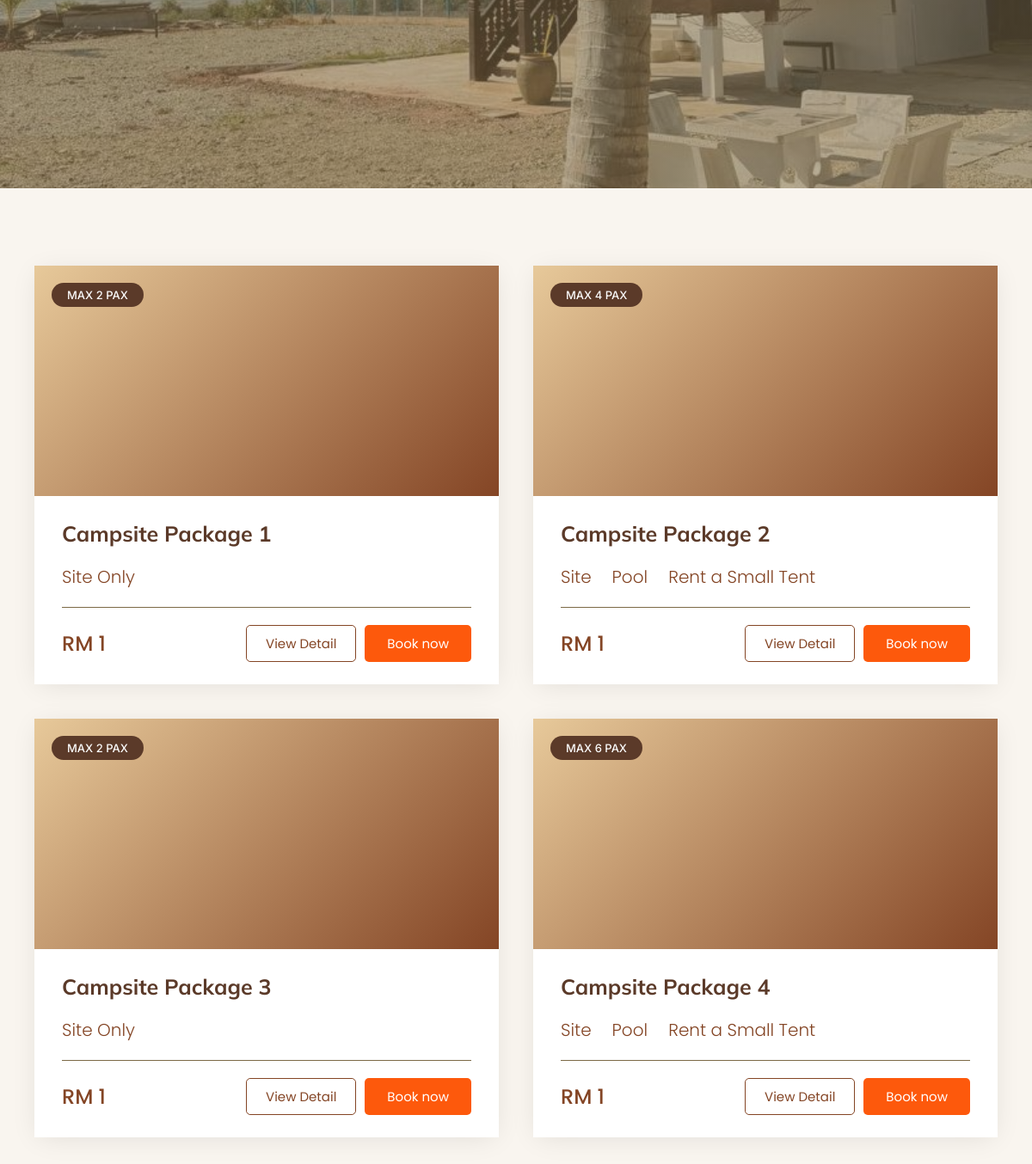
The page /customer/campsite.php (middle part) on the database as committed earlier.
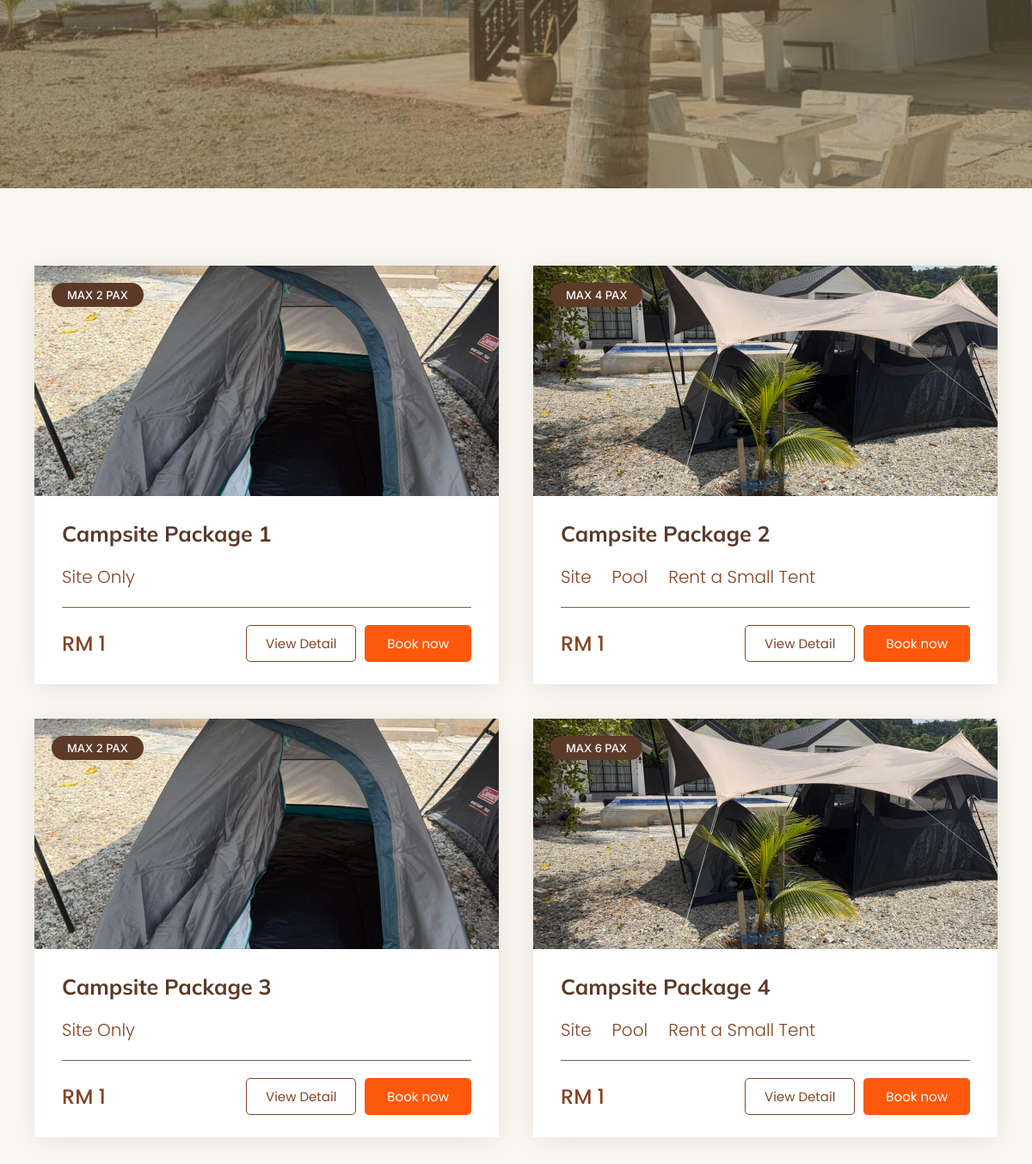
The same page on the database as committed later.
### tables this page shows
CREATE TABLE `accommodation` (
  accommodation_id   INT UNSIGNED AUTO_INCREMENT PRIMARY KEY,
  accommodation_name VARCHAR(100) NOT NULL,
  accommodation_type ENUM('Villa','Campsite') NOT NULL,
  price              DECIMAL(10,2) NOT NULL COMMENT 'weekday / base rate per night, used for all booking calculations',
  price_weekend      DECIMAL(10,2) NULL COMMENT 'display only — not applied to booking totals yet',
  price_holiday      DECIMAL(10,2) NULL COMMENT 'display only — not applied to booking totals yet',
  capacity           INT UNSIGNED NOT NULL,
  pax_label          VARCHAR(30) NULL COMMENT 'display string e.g. "4-5 PAX", falls back to "Max N guests"',
  features           TEXT NULL COMMENT 'one feature per line, e.g. "Wifi\nAircond\nSea View"',
  description        TEXT,
  status             ENUM('available','unavailable','maintenance') NOT NULL DEFAULT 'available',
  image              VARCHAR(255),
  door_code          VARCHAR(20) COMMENT 'lock box / door code shown to the guest in the check-in reminder'
);

### customer/campsite.php (called while the page is built, shortened)
<?php
require_once __DIR__ . '/../includes/db.php';
$searchCheckIn = trim((string) ($_GET['check_in'] ?? ''));
$searchCheckOut = trim((string) ($_GET['check_out'] ?? ''));
$searchGuestsRaw = trim((string) ($_GET['guests'] ?? ''));
$searchActive = $searchCheckIn !== '' || $searchCheckOut !== '' || $searchGuestsRaw !== '';
$campsites = [];
$maxCampsiteCapacity = (int) $pdo->query(
    "SELECT COALESCE(MAX(capacity), 0) FROM accommodation WHERE accommodation_type = 'Campsite' AND status = 'available'"
)->fetchColumn();
if ($searchActive) {
    $searchGuests = filter_var($searchGuestsRaw, FILTER_VALIDATE_INT);
    if ($searchGuests === false || $searchGuests < 1) {
        $searchError = 'Please enter a valid number of guests.';
    } elseif ($searchGuests > $maxCampsiteCapacity) {
        $searchError = "Sorry, our Campsite packages can't accommodate more than {$maxCampsiteCapacity} guests. Please reduce the number of guests, or try Villa instead.";
    } elseif ($searchCheckIn !== '' && $searchCheckOut !== '' && $searchCheckOut <= $searchCheckIn) {
        $searchError = 'Check-out date must be after check-in date.';
    } else {
        $useDates = $searchCheckIn !== '' && $searchCheckOut !== '';
        $matches = recommend_accommodations($pdo, [
            'guests' => $searchGuests,
            'type' => 'Campsite',
            'check_in' => $useDates ? $searchCheckIn : null,
            'check_out' => $useDates ? $searchCheckOut : null,
            'budget' => null,
        ]);
        $campsites = array_column($matches, 'accommodation');
        if (!$campsites) {
            $searchError = $useDates
                ? 'No campsite packages are available for those dates with that number of guests. Please try different dates.'
                : 'No campsite packages match that number of guests right now.';
        }
    }
} else {
    $campsites = $pdo->query(
        "SELECT * FROM accommodation WHERE accommodation_type = 'Campsite' AND status = 'available' ORDER BY accommodation_id"
    )->fetchAll();
}
$base = '../';
$pageCss = 'style/campsite.css';
require __DIR__ . '/views/campsite.view.php';

### customer/views/campsite.view.php (the view, shortened to what this page needs)
<?php include __DIR__ . '/../../includes/header.php'; ?>
  <section class="hero" id="top" style="background-image:linear-gradient(rgba(124,106,70,.55), rgba(124,106,70,.55)), url('../assets/images/beach-benches.jpg');background-size:cover;background-position:center;">
  </section>
  <section class="packages" id="packages">
    <div class="container">
      <?php
      $searchQuery = $searchActive
          ? '&check_in=' . urlencode($searchCheckIn) . '&check_out=' . urlencode($searchCheckOut) . '&guests=' . urlencode((string) ($_GET['guests'] ?? ''))
          : '';
      ?>
      <div class="package-grid">
      <?php foreach ($campsites as $campsite):
        $searchText = strtolower(($campsite['features'] ?? '') . ' ' . ($campsite['description'] ?? ''));
        $hasPool = strpos($searchText, 'pool') !== false;
        $hasTent = strpos($searchText, 'tent') !== false;
        $siteLabel = ($hasPool || $hasTent) ? 'Site' : 'Site Only';
        $mediaStyle = $campsite['image'] ? ' style="background-image:url(\'' . htmlspecialchars($campsite['image']) . '\');background-size:cover;background-position:center;"' : '';
      ?>
      <article class="package-card">
        <div class="package-media"<?= $mediaStyle ?>>
          <div class="package-badges">
            <span class="badge">MAX <?= (int) $campsite['capacity'] ?> PAX</span>
          </div>
        </div>
        <div class="package-body">
          <h3 class="package-name"><?= htmlspecialchars($campsite['accommodation_name']) ?></h3>
          <div class="package-features">
            <div class="feature"><?= $icons['site'] ?><span><?= $siteLabel ?></span></div>
            <?php if ($hasPool): ?>
              <div class="feature"><?= $icons['pool'] ?><span>Pool</span></div>
            <?php endif; ?>
            <?php if ($hasTent): ?>
              <div class="feature"><?= $icons['tent'] ?><span>Rent a Small Tent</span></div>
            <?php endif; ?>
          </div>
          <hr class="package-divider">
          <div class="package-footer">
            <span class="package-price">RM <?= number_format((float) $campsite['price'], 0) ?></span>
            <div class="package-actions">
              <a href="detail.php?id=<?= (int) $campsite['accommodation_id'] ?>" class="btn view-detail">View Detail</a>
              <a href="bookingform.php?accommodation=<?= urlencode($campsite['accommodation_name']) . $searchQuery ?>" class="btn book-now">Book now</a>
            </div>
          </div>
        </div>
      </article>
      <?php endforeach; ?>
      </div>
    </div>
  </section>
<?php include __DIR__ . '/../../includes/footer.php'; ?>

### includes/header.php (shortened to what this page needs)
<?php
$pageCss ??= '';
$pageCssHref = $pageCss;
if ($pageCss !== '') {
    $pageCssPath = dirname($_SERVER['SCRIPT_FILENAME']) . '/' . $pageCss;
    if (is_file($pageCssPath)) {
        $pageCssHref .= '?v=' . filemtime($pageCssPath);
    }
}
?>
<!DOCTYPE html>
<html lang="en">
<head>
<?php if ($pageCss): ?>
<link rel="stylesheet" href="<?= htmlspecialchars($pageCssHref) ?>">
<?php endif; ?>
</head>
<body>

### includes/footer.php (shortened to what this page needs)
<?php
$base ??= '';
$footerCssHref = 'assets/css/footer.css';
$footerCssPath = __DIR__ . '/../assets/css/footer.css';
if (is_file($footerCssPath)) {
    $footerCssHref .= '?v=' . filemtime($footerCssPath);
}
?>
  <link rel="stylesheet" href="<?= htmlspecialchars($base . $footerCssHref) ?>">
</body>
</html>

### customer/style/campsite.css (style rules this page uses)
:root { --cream: #F9F5EF; --sand-light: #FFF0D3; --brown: #5B3A29; --brown-soft: #7C6A46; --brown-price: #844525; --orange: #FE810A; --orange-deep: #FD590C; --text: #000000; }
* { box-sizing: border-box; margin:0; padding:0; }
html { scroll-behavior: smooth; }
body { background: var(--cream); color: var(--text); font-family: 'Poppins', sans-serif; overflow-x: hidden; }
a { color:inherit; text-decoration:none; }
.container { max-width: 1400px; margin: 0 auto; padding: 0 40px; }
.btn { display:inline-flex; align-items:center; justify-content:center; font-weight:500; border-radius:5px; transition: transform .15s ease, box-shadow .15s ease; }
.hero { position:relative; min-height: 700px; background: linear-gradient(rgba(124,106,70,.55), rgba(124,106,70,.55)), linear-gradient(135deg, #cfe4dd 0%, #6f9c8e 45%, #2f4d45 100%); background-size: cover; background-position: center; display:flex; flex-direction:column; align-items:center; justify-content:center; text-align:center; color:#fff; padding: 60px 20px; }
.packages { padding: 90px 0 110px; }
.package-grid { display:grid; grid-template-columns: 1fr 1fr; gap: 40px; }
.package-card { background:#fff; box-shadow: 0px 4px 30px -5px rgba(0,0,0,0.1); display:flex; flex-direction:column; transition: transform .2s ease, box-shadow .2s ease; }
.package-media { position:relative; aspect-ratio: 542/269; background: linear-gradient(135deg,#e7c99a,#844525); }
.package-badges { position:absolute; top: 20px; left: 20px; display:flex; flex-direction:column; gap: 6px; }
.badge { background: var(--brown); color: #FAFAFA; border-radius: 50px; padding: 6px 18px; font-size: 13px; font-weight: 500; font-family:'Inter', sans-serif; display:inline-flex; align-items:center; justify-content:center; white-space:nowrap; }
.package-body { padding: 28px 32px 26px; display:flex; flex-direction:column; gap: 14px; }
.package-name { font-family:'Mulish', sans-serif; font-weight:700; font-size: 25px; color: var(--brown); }
.package-features { display:flex; flex-wrap:wrap; align-items:center; gap: 24px; padding: 6px 0 2px; }
.feature { display:flex; align-items:center; gap: 8px; }
.feature span { font-family:'Poppins', sans-serif; font-weight:300; font-size: 20px; color: var(--brown-price); }
.package-divider { border:none; border-top: 1px solid var(--brown-soft); margin: 4px 0 6px; }
.package-footer { display:flex; align-items:center; justify-content:space-between; }
.package-price { font-family:'Poppins', sans-serif; font-weight:500; font-size: 24px; color: var(--brown-price); }
.package-actions { display:flex; align-items:center; gap: 10px; flex-wrap: wrap; }
.book-now { background: var(--orange-deep); color:#fff; padding: 10px 26px; font-family:'Poppins', sans-serif; font-weight:400; font-size: 15px; display:inline-flex; align-items:center; justify-content:center; }
.view-detail { background:transparent; color: var(--brown-price); border: 1px solid var(--brown-price); padding: 9px 22px; font-family:'Poppins', sans-serif; font-weight:400; font-size: 15px; display:inline-flex; align-items:center; justify-content:center; }

Rows that differ between the two databases and show on the page:
changed accommodation "Campsite Package 1": image: picture added
changed accommodation "Campsite Package 2": image: picture added
changed accommodation "Campsite Package 3": image: picture added
changed accommodation "Campsite Package 4": image: picture added
